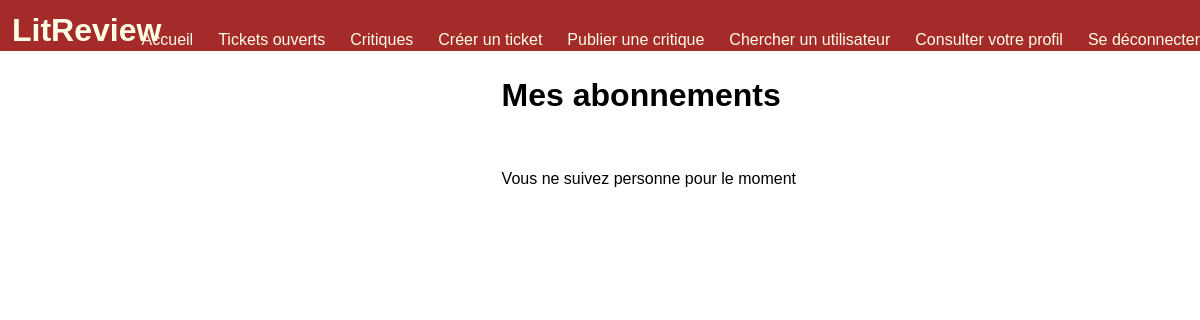
Page /profile/subscriptions (signed in) on the earlier database version.
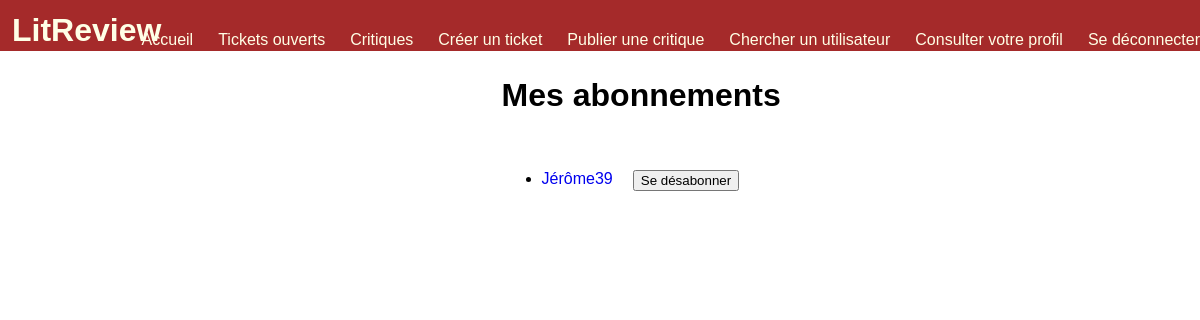
Same page on the later database version.
### authentication/models.py (models this page shows)
class User(AbstractUser):
    profile_photo = models.ImageField(verbose_name='photo de profil')

### blog/views.py (the view)
# urls.py: path('profile/subscriptions', views.manage_subscriptions, name='subscription-management'),
@login_required
def manage_subscriptions(request):
    followers = UserFollows.objects.filter(user_id=request.user.id)
    user_objects = []
    for value in followers:
        user_objects.append(User.objects.get(id=value.followed_user_id.id))
    return render(request, 'user/subscription_manager.html', context={'followers': user_objects})

### blog/templates/user/subscription_manager.html (shortened to what this page needs)
{% extends 'base.html' %}
{% block content %}
<h1> Mes abonnements </h1>
<br>
{% if followers %}
    {% for follower in followers %}
        <ul>
            <li>
                <div class="subscription">
                <a href="{% url 'user-page' follower.id %}" class="user-infos">{{ follower }}</a>
                <form action='{% url "delete-subscription" follower.id %}' method='GET'>
                <button type='submit'> Se désabonner </button>
                </form>
                </div>
            </li>
        </ul>
    {% endfor %}
{% else %}
    <p> Vous ne suivez personne pour le moment </p>
{% endif %}
{% endblock %}

Differences in the rows shown:
added User: username "Jérôme39"
Other differences:
text no longer shown: "Vous ne suivez personne pour le moment"
